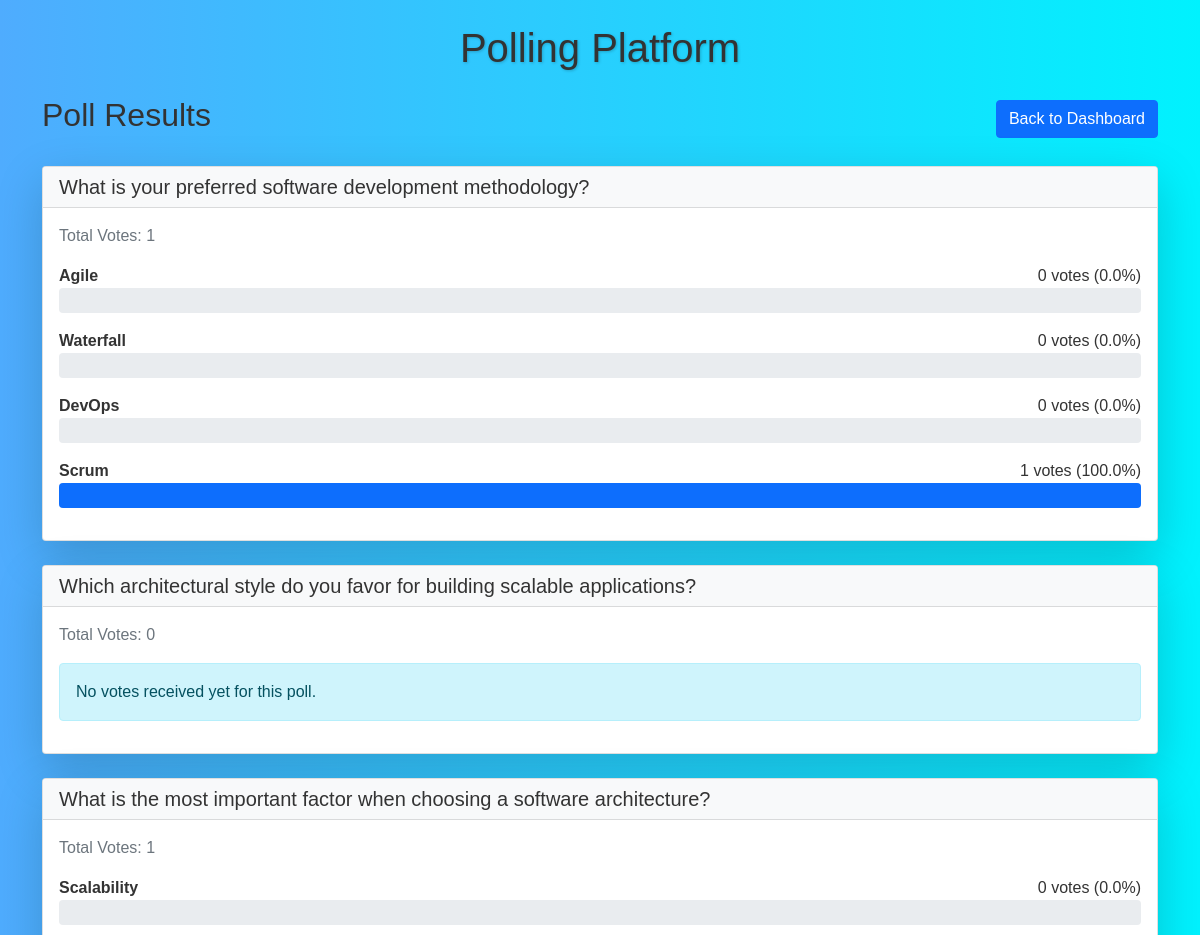
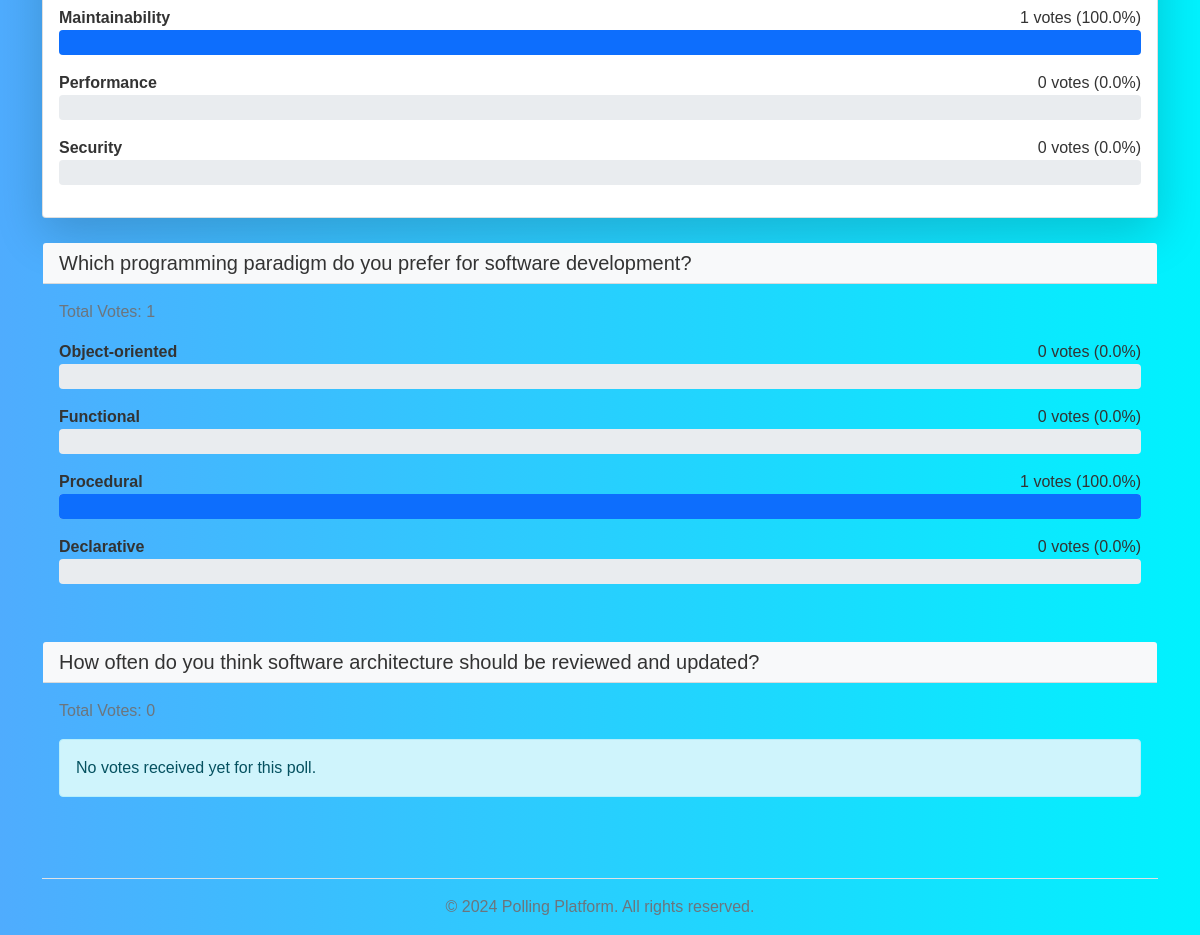
The page /results (signed in) on the database its author committed (2 pictures, top to bottom).
### models.py (models this page shows, shortened)
class Poll(db.Model):
    __tablename__ = 'polls'
    id = db.Column(db.Integer, primary_key=True)
    question = db.Column(db.String(500), nullable=False)
    institute_id = db.Column(db.String(50), nullable=False)
    institute = db.Column(db.String(100), nullable=False)
    option_texts = db.Column(db.Text, nullable=False)  # Stores comma-separated options
    responses = db.Column(MutableDict.as_mutable(JSON), nullable=False, default=dict)
    active = db.Column(db.Boolean, default=True, nullable=False)
    def get_options(self):
        if not self.option_texts:
            return []
        return [opt.strip() for opt in self.option_texts.split(',') if opt.strip()]
    @property
    def options(self):
        """Property to access options as a list"""
        return self.get_options()

### app.py (the view)
@app.route('/results', methods=['GET'])
@login_required
def results():
    try:
        polls = Poll.query.all()
        if not polls:
            flash('No polls found for your institute.')
            return redirect(url_for('landing'))
        poll_results = []
        for poll in polls:
            options = poll.get_options()
            vote_counts = {option: 0 for option in options}
            if poll.responses:
                for vote in poll.responses.values():
                    if vote in vote_counts:
                        vote_counts[vote] += 1
            total_votes = sum(vote_counts.values())
            vote_percentages = {}
            for option, count in vote_counts.items():
                percentage = (count / total_votes * 100) if total_votes > 0 else 0
                vote_percentages[option] = round(percentage, 1)
            poll_data = {
                'id': poll.id,
                'question': poll.question,
                'total_votes': total_votes,
                'vote_counts': vote_counts,
                'vote_percentages': vote_percentages
            }
            poll_results.append(poll_data)
        response = make_response(render_template(
            'results.html',
            polls=poll_results
        ))
        response.headers['Cache-Control'] = 'no-store, no-cache, must-revalidate, max-age=0'
        response.headers['Pragma'] = 'no-cache'
        return response
    except Exception as e:
        logger.error(f"Error displaying results: {str(e)}")
        flash('An error occurred while fetching poll results.')
        return redirect(url_for('landing'))

### app.py (called while the page is built)
@login_manager.user_loader
def load_user(user_id):
    return db.session.get(User, int(user_id))

### Template/results.html (shortened to what this page needs)
<html lang="en">
<head>
    <link href="https://cdn.jsdelivr.net/npm/bootstrap@5.1.3/dist/css/bootstrap.min.css" rel="stylesheet">
</head>
<body>
    <div class="container mt-4">
        <h1 class="text-center mb-4">Polling Platform</h1>
        <div class="d-flex justify-content-between align-items-center mb-4">
            <h2>Poll Results</h2>
            <a href="{{ url_for('admin_dashboard') }}" class="btn btn-primary">Back to Dashboard</a>
        </div>
        {% if polls %}
            <div class="row">
                {% for poll in polls %}
                    <div class="col-12 mb-4">
                        <div class="card shadow-lg">
                            <div class="card-header bg-light">
                                <h3 class="card-title h5 mb-0">{{ poll.question }}</h3>
                            </div>
                            <div class="card-body">
                                <p class="text-muted mb-3">Total Votes: {{ poll.total_votes }}</p>
                                {% if poll.total_votes > 0 %}
                                    {% for option, count in poll.vote_counts.items() %}
                                        <div class="mb-3">
                                            <div class="d-flex justify-content-between align-items-center">
                                                <span class="option">{{ option }}</span>
                                                <span>{{ count }} votes ({{ poll.vote_percentages[option] }}%)</span>
                                            </div>
                                            <div class="progress" style="height: 25px;">
                                                <div class="progress-bar bg-primary"
                                                     role="progressbar"
                                                     style="width: {{ poll.vote_percentages[option] }}%;"
                                                     aria-valuenow="{{ poll.vote_percentages[option] }}"
                                                     aria-valuemin="0"
                                                     aria-valuemax="100">
                                                </div>
                                            </div>
                                        </div>
                                    {% endfor %}
                                {% else %}
                                    <div class="alert alert-info">
                                        No votes received yet for this poll.
                                    </div>
                                {% endif %}
                            </div>
                        </div>
                    </div>
                {% endfor %}
            </div>
        {% else %}
            <div class="alert alert-warning">
                No polls available at this time.
            </div>
        {% endif %}
        <footer class="text-center mt-4 py-3 text-muted border-top">
            © 2024 Polling Platform. All rights reserved.
        </footer>
    </div>
</body>
</html>

### Template/results.html (style rules this page uses)
body { background: linear-gradient(to right, #4facfe, #00f2fe); font-family: Arial, sans-serif; margin: 0; padding: 0; color: #333; }
h1 { margin: 0; font-size: 2.5em; text-shadow: 1px 1px 3px rgba(0, 0, 0, 0.2); }
.card { position: relative; perspective: 1000px; transition: transform 0.3s ease; transform-style: preserve-3d; }
.option { transform: rotate(0deg); font-weight: bold; }
.progress-bar { animation: loadBar 2s ease; }
.btn-primary { transition: background-color 0.3s ease, transform 0.3s ease; }

### rows shown on the page
Poll: question "What is your preferred software development methodology?", total_votes "1", vote_counts "Agile" "Waterfall" "DevOps" "Scrum", vote_counts "0" "0" "0" "1", vote_percentages "0.0" "0.0" "0.0" "100.0"
Poll: question "Which architectural style do you favor for building scalable applications?", total_votes "0", shows "No votes received yet for this poll."
Poll: question "What is the most important factor when choosing a software architecture?", total_votes "1", vote_counts "Scalability" "Maintainability" "Performance" "Security", vote_counts "0" "1" "0" "0", vote_percentages "0.0" "100.0" "0.0" "0.0"
Poll: question "Which programming paradigm do you prefer for software development?", total_votes "1", vote_counts "Object-oriented" "Functional" "Procedural" "Declarative", vote_counts "0" "0" "1" "0", vote_percentages "0.0" "0.0" "100.0" "0.0"
Poll: question "How often do you think software architecture should be reviewed and updated?", total_votes "0", shows "No votes received yet for this poll."
